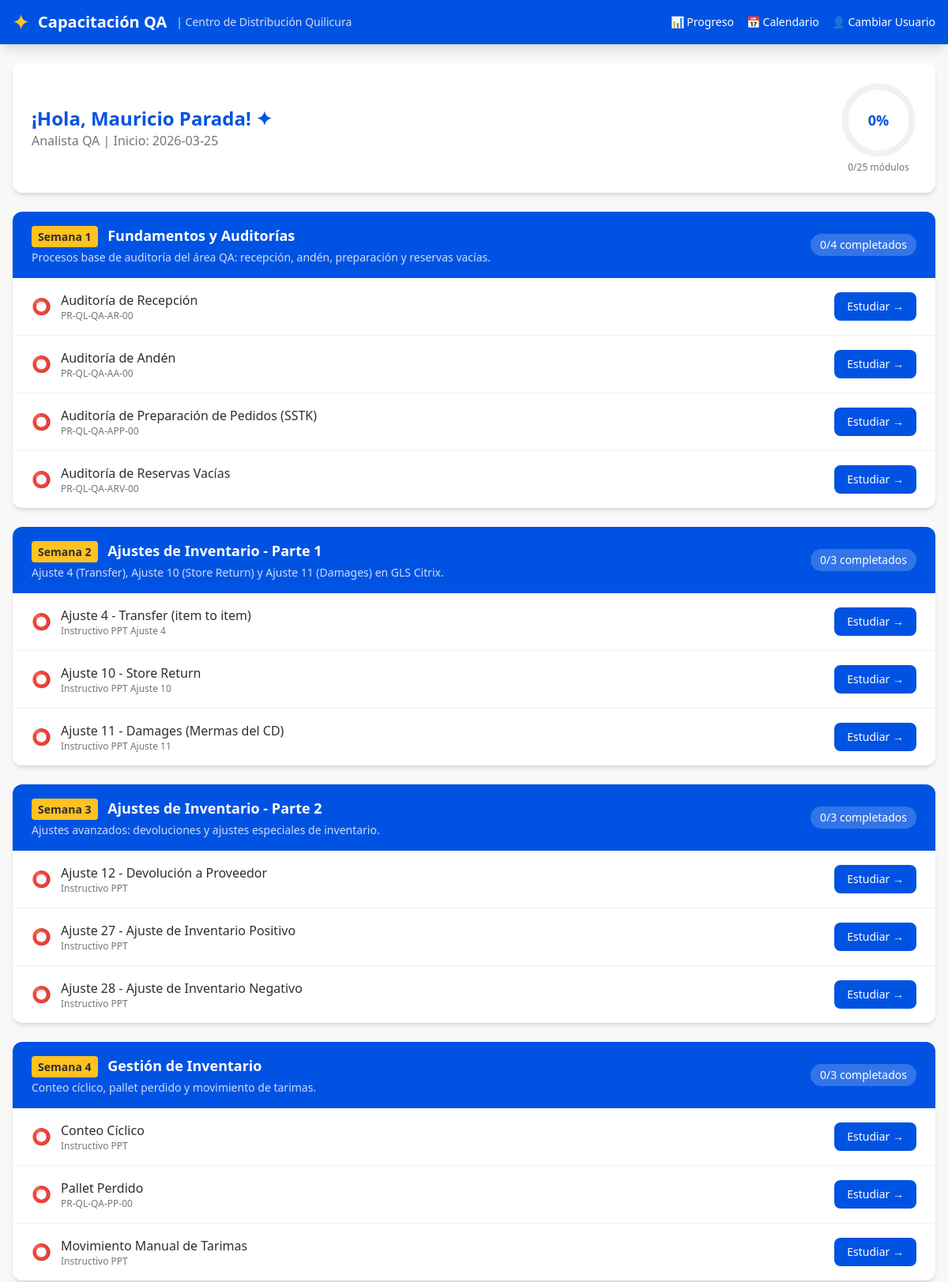
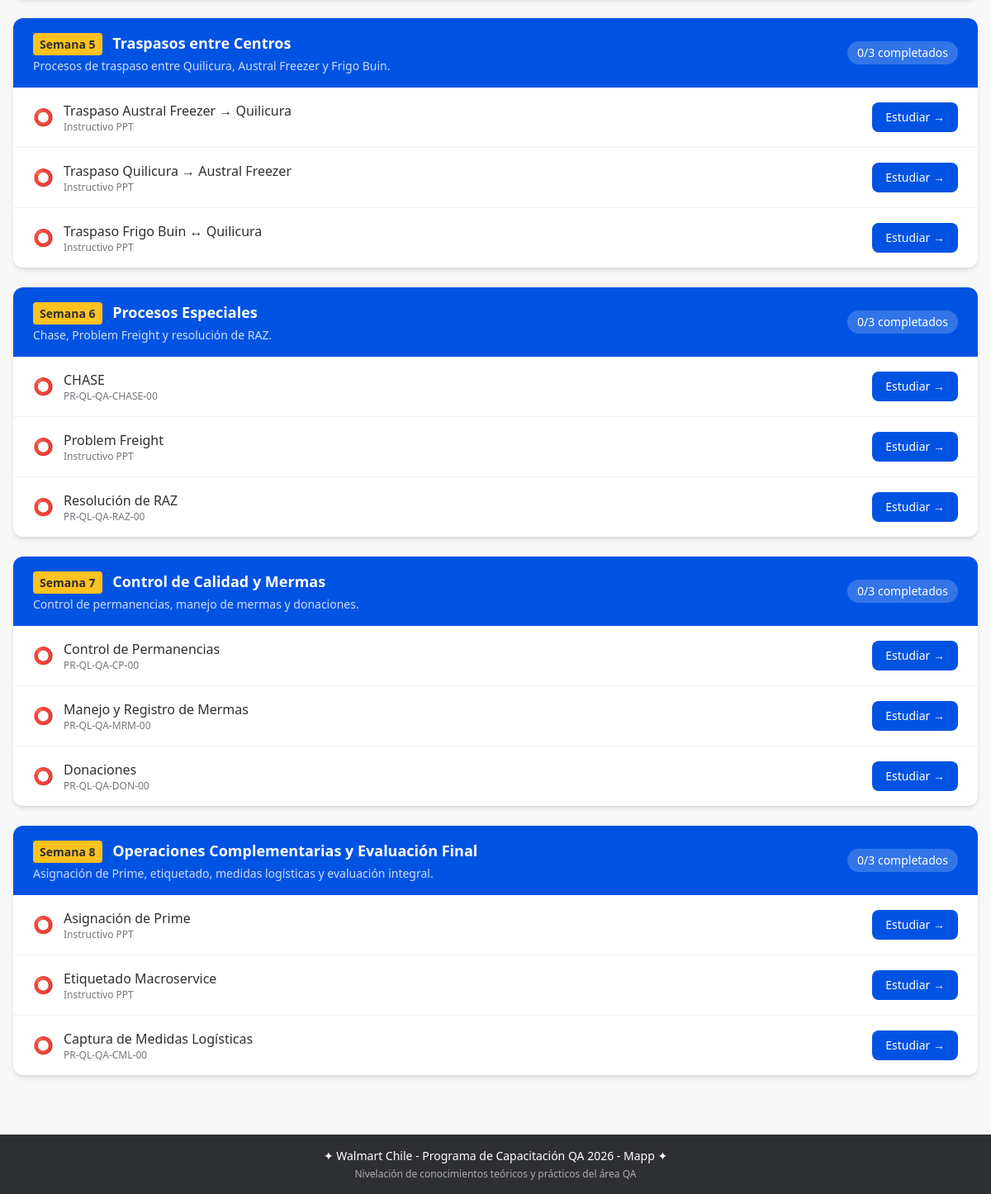
The app's page /dashboard/1 with its own data (2 pictures, top to bottom).
### tables this page shows
CREATE TABLE colaboradores (
                id INTEGER PRIMARY KEY AUTOINCREMENT,
                nombre TEXT NOT NULL,
                rut TEXT UNIQUE NOT NULL,
                cargo TEXT DEFAULT 'Analista QA',
                fecha_ingreso TEXT DEFAULT (date('now')),
                activo INTEGER DEFAULT 1
            );

### routes/modules.py (the view)
@router.get("/dashboard/{colaborador_id}", response_class=HTMLResponse)
async def dashboard(request: Request, colaborador_id: int):
    db = await get_db()
    colaborador = await db.execute_fetchall(
        "SELECT * FROM colaboradores WHERE id=?", (colaborador_id,)
    )
    if not colaborador:
        await db.close()
        return RedirectResponse(url="/")
    colaborador = colaborador[0]
    progreso = await db.execute_fetchall(
        "SELECT modulo_id, completado FROM progreso_modulos WHERE colaborador_id=?",
        (colaborador_id,),
    )
    progreso_dict = {row[0]: row[1] for row in progreso}
    tests = await db.execute_fetchall(
        "SELECT modulo_id, MAX(porcentaje) as mejor_nota, aprobado FROM resultados_test WHERE colaborador_id=? GROUP BY modulo_id",
        (colaborador_id,),
    )
    tests_dict = {row[0]: {"nota": row[1], "aprobado": row[2]} for row in tests}
    all_modules = get_all_modules()
    total = len(all_modules)
    completados = sum(1 for m in all_modules if progreso_dict.get(m["id"], 0) == 1)
    porcentaje_global = round((completados / total) * 100) if total > 0 else 0
    await db.close()
    return templates.TemplateResponse("dashboard.html", {
        "request": request,
        "colaborador": colaborador,
        "weeks": WEEKS,
        "progreso": progreso_dict,
        "tests": tests_dict,
        "porcentaje_global": porcentaje_global,
        "completados": completados,
        "total": total,
    })

### templates/dashboard.html (shortened to what this page needs)
{% extends "base.html" %}
{% block content %}
<div class="fade-in">
    <div class="bg-white rounded-xl shadow-md p-6 mb-6">
        <div class="flex flex-col sm:flex-row items-start sm:items-center justify-between gap-4">
            <div>
                <h1 class="text-2xl font-bold text-walmart-blue">¡Hola, {{ colaborador[1] }}! ✦</h1>
                <p class="text-walmart-gray-100">{{ colaborador[3] }} | Inicio: {{ colaborador[4] }}</p>
            </div>
            <div class="text-center">
                <div class="relative w-24 h-24">
                    <svg class="w-24 h-24 transform -rotate-90" viewBox="0 0 36 36" aria-label="Progreso global: {{ porcentaje_global }}%">
                        <path d="M18 2.0845 a 15.9155 15.9155 0 0 1 0 31.831 a 15.9155 15.9155 0 0 1 0 -31.831"
                              fill="none" stroke="#f1f1f2" stroke-width="3"/>
                        <path d="M18 2.0845 a 15.9155 15.9155 0 0 1 0 31.831 a 15.9155 15.9155 0 0 1 0 -31.831"
                              fill="none" stroke="#0053e2" stroke-width="3"
                              stroke-dasharray="{{ porcentaje_global }}, 100"/>
                    </svg>
                    <span class="absolute inset-0 flex items-center justify-center text-lg font-bold text-walmart-blue">
                        {{ porcentaje_global }}%
                    </span>
                </div>
                <p class="text-xs text-walmart-gray-100 mt-1">{{ completados }}/{{ total }} módulos</p>
            </div>
        </div>
    </div>
    <div class="space-y-6">
    {% for week in weeks %}
        <div class="bg-white rounded-xl shadow-md overflow-hidden fade-in">
            <div class="bg-walmart-blue text-white px-6 py-4">
                <div class="flex items-center justify-between">
                    <div>
                        <h2 class="text-lg font-bold">
                            <span class="bg-walmart-spark text-walmart-gray-160 px-2 py-1 rounded text-sm mr-2">Semana {{ week.semana }}</span>
                            {{ week.titulo }}
                        </h2>
                        <p class="text-sm opacity-80 mt-1">{{ week.descripcion }}</p>
                    </div>
                    {% set ns = namespace(week_done=0, week_total=0) %}
                    {% for mod in week.modulos %}
                        {% set ns.week_total = ns.week_total + 1 %}
                        {% if progreso.get(mod.id, 0) == 1 %}
                            {% set ns.week_done = ns.week_done + 1 %}
                        {% endif %}
                    {% endfor %}
                    <span class="text-sm bg-white/20 px-3 py-1 rounded-full">
                        {{ ns.week_done }}/{{ ns.week_total }} completados
                    </span>
                </div>
            </div>
            <div class="divide-y divide-walmart-gray-10">
            {% for mod in week.modulos %}
                {% set completado = progreso.get(mod.id, 0) %}
                {% set test_info = tests.get(mod.id) %}
                <div class="px-6 py-4 hover:bg-walmart-gray-5 transition-colors">
                    <div class="flex flex-col sm:flex-row items-start sm:items-center justify-between gap-3">
                        <div class="flex items-center gap-3">
                            {% if completado == 1 %}
                                <span class="text-walmart-green text-xl" aria-label="Completado">✅</span>
                            {% else %}
                                <span class="text-walmart-gray-50 text-xl" aria-label="Pendiente">⭕</span>
                            {% endif %}
                            <div>
                                <h3 class="font-medium">{{ mod.nombre }}</h3>
                                <p class="text-xs text-walmart-gray-100">{{ mod.procedimiento }}</p>
                            </div>
                        </div>
                        <div class="flex items-center gap-2">
                            <a href="/modulo/{{ colaborador[0] }}/{{ mod.id }}"
                               class="bg-walmart-blue text-white text-sm px-4 py-2 rounded-lg hover:bg-walmart-blue-hover transition-colors focus:ring-2 focus:ring-offset-2 focus:ring-walmart-blue">
                                {% if completado == 1 %}Repasar{% else %}Estudiar{% endif %} →
                            </a>
                        </div>
                    </div>
                </div>
            {% endfor %}
            </div>
        </div>
    {% endfor %}
    </div>
</div>
{% endblock %}

### templates/base.html (style rules this page uses)
.fade-in { animation: fadeIn 0.3s ease-out; }

### records on screen
colaboradores: nombre "Mauricio Parada", cargo "Analista QA", fecha_ingreso "2026-03-25"

### other values on screen
{{ porcentaje_global }} "0"
{{ completados }} "0"
{{ total }} "25"
{{ week.semana }} "1" "2" "3" "4" "5" "6" "7" "8"
{{ week.titulo }} "Fundamentos y Auditorías" "Ajustes de Inventario - Parte 1" "Ajustes de Inventario - Parte 2" "Gestión de Inventario" "Traspasos entre Centros" "Procesos Especiales" "Control de Calidad y Mermas" "Operaciones Complementarias y Evaluación Final"
{{ week.descripcion }} "Procesos base de auditoría del área QA: recepción, andén, preparación y reservas vacías." "Ajuste 4 (Transfer), Ajuste 10 (Store Return) y Ajuste 11 (Damages) en GLS Citrix." "Ajustes avanzados: devoluciones y ajustes especiales de inventario." "Conteo cíclico, pallet perdido y movimiento de tarimas." "Procesos de traspaso entre Quilicura, Austral Freezer y Frigo Buin." "Chase, Problem Freight y resolución de RAZ." "Control de permanencias, manejo de mermas y donaciones." "Asignación de Prime, etiquetado, medidas logísticas y evaluación integral."
{{ ns.week_done }} "0" "0" "0" "0" "0" "0" "0" "0"
{{ ns.week_total }} "4" "3" "3" "3" "3" "3" "3" "3"
{{ mod.nombre }} "Auditoría de Recepción" "Auditoría de Andén" "Auditoría de Preparación de Pedidos (SSTK)" "Auditoría de Reservas Vacías" "Ajuste 4 - Transfer (item to item)" "Ajuste 10 - Store Return" "Ajuste 11 - Damages (Mermas del CD)" "Ajuste 12 - Devolución a Proveedor" "Ajuste 27 - Ajuste de Inventario Positivo" "Ajuste 28 - Ajuste de Inventario Negativo" "Conteo Cíclico" "Pallet Perdido" "Movimiento Manual de Tarimas" "Traspaso Austral Freezer → Quilicura" "Traspaso Quilicura → Austral Freezer" "Traspaso Frigo Buin ↔ Quilicura" "CHASE" "Problem Freight" "Resolución de RAZ" "Control de Permanencias" "Manejo y Registro de Mermas" "Donaciones" "Asignación de Prime" "Etiquetado Macroservice" "Captura de Medidas Logísticas"
{{ mod.procedimiento }} "PR-QL-QA-AR-00" "PR-QL-QA-AA-00" "PR-QL-QA-APP-00" "PR-QL-QA-ARV-00" "Instructivo PPT Ajuste 4" "Instructivo PPT Ajuste 10" "Instructivo PPT Ajuste 11" "Instructivo PPT" "Instructivo PPT" "Instructivo PPT" "Instructivo PPT" "PR-QL-QA-PP-00" "Instructivo PPT" "Instructivo PPT" "Instructivo PPT" "Instructivo PPT" "PR-QL-QA-CHASE-00" "Instructivo PPT" "PR-QL-QA-RAZ-00" "PR-QL-QA-CP-00" "PR-QL-QA-MRM-00" "PR-QL-QA-DON-00" "Instructivo PPT" "Instructivo PPT" "PR-QL-QA-CML-00"
